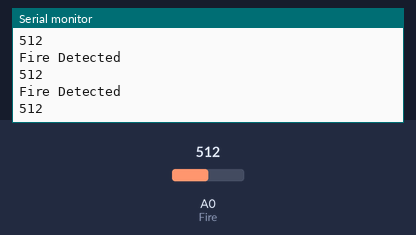
Recording of a sketch running on a simulated Arduino Uno, built with avr-gcc and run on an emulated ATmega328P. Parts: the last lines printed to the serial monitor. The inputs (shaded band) are chosen by the test bench; at power-on: A0 (Fire) = 512.

Above: at 1.2 s.
1.3 s: A0 (Fire) set to 1023
At 1.57 s:
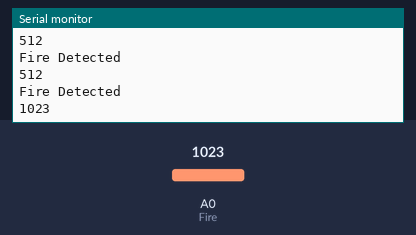
3.3 s: A0 (Fire) set to 900
At 3.37 s:
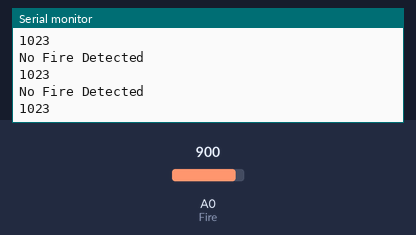
Timing chart, 0 to 6.3 s (numbered marks = the images above; inputs shaded):
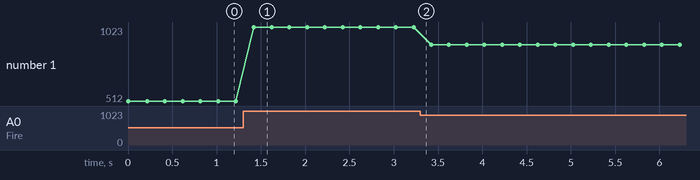

Measured:
- after the input at 1.3 s, the serial monitor: prints a new line after 0.12 s (image 1)
- plotted number 1: 512 → 1023 after the input at 1.3 s, 1023 → 900 after the input at 3.3 s

The sketch:

Fire_Detection.ino
```cpp
int Fire = A0;
int value = 0;

void setup()
{
    pinMode(Fire, INPUT);
    Serial.begin(9600);
}

void loop()
{
    value = analogRead(Fire);
    Serial.println(value);
    delay(200);

    if (value < 1020)
    {
        Serial.println("Fire Detected");
    }
    else
    {
        Serial.println("No Fire Detected");
    }
}
```
